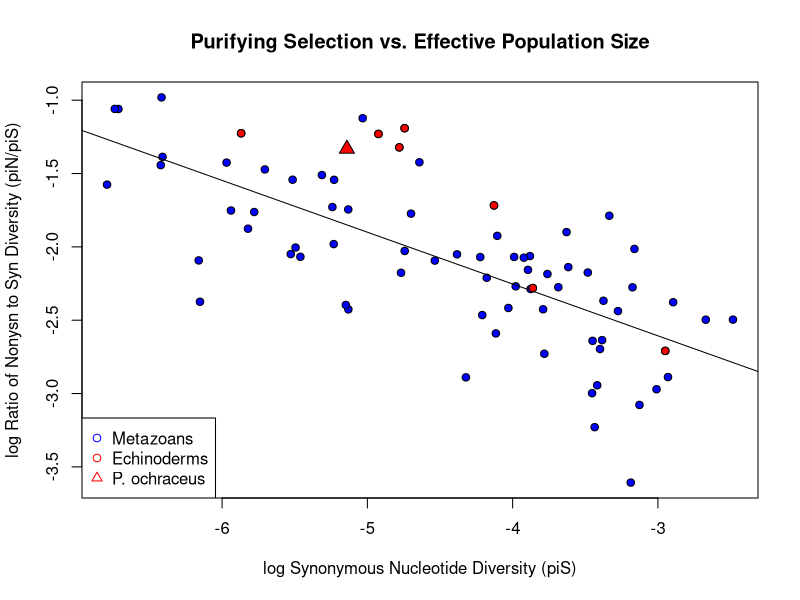

Here is the R script that generated this plot:
################################################################################################
# P. Alexander Burnham
# March 20, 2017
# Eco Gen
# working with frq and fst files:
################################################################################################
################################################################################################
################################################################################################

# set working directory:
setwd("~/EcologicalGenomics/RawData")

# List the files in this directory
list.files()

# Read in the Romiguier data:
Rom <- read.csv("Romiguier_nature13685-s3.csv", header=T)

# Import OK?
str(Rom) 
head(Rom)

# Looks good!
# Now let's look at how the strength of purifying selection (piN/piS) compares to the size of Ne (piS). We'll plot these on a log scale to linearize the relationship.
plot(log(Rom$piS), log(Rom$piNpiS), pch=21, bg="blue", xlab="log Synonymous Nucleotide Diversity (piS)", ylab="log Ratio of Nonysn to Syn Diversity (piN/piS)", main="Purifying Selection vs. Effective Population Size")

# Now let's add our SSW points to the existing plot and give them a different symbol
points(log(0.00585312), log(0.264041), pch=24, cex=1.5, bg="red") 

# We can also add a regression line to the plot to see how far off the SSW estimates are from expectation
reg <- lm(log(Rom$piNpiS) ~ log(Rom$piS)) # Fits a linear regression
abline(reg) # adds the regression line to the plot

# It would be useful to highlight the other echinoderms in the dataset...do our seastars behave similarly?
echino <- Rom[which(Rom$Phylum=="Echinodermata"),] # subsets the data
points(log(echino$piS), log(echino$piNpiS), pch=21, bg="red") # adds the points

# Lastly, let's add a legend:
legend("bottomleft", cex=1, legend=c("Metazoans", "Echinoderms", "P. ochraceus"), pch=c(21,21,24), col=c("blue", "red", "red"))

# Pisaster seems to be in a group with other echinoderms that have relaxed purifying selection (high piN/piS), given their Ne...Interesting! Can we hypothesize why this might be?

